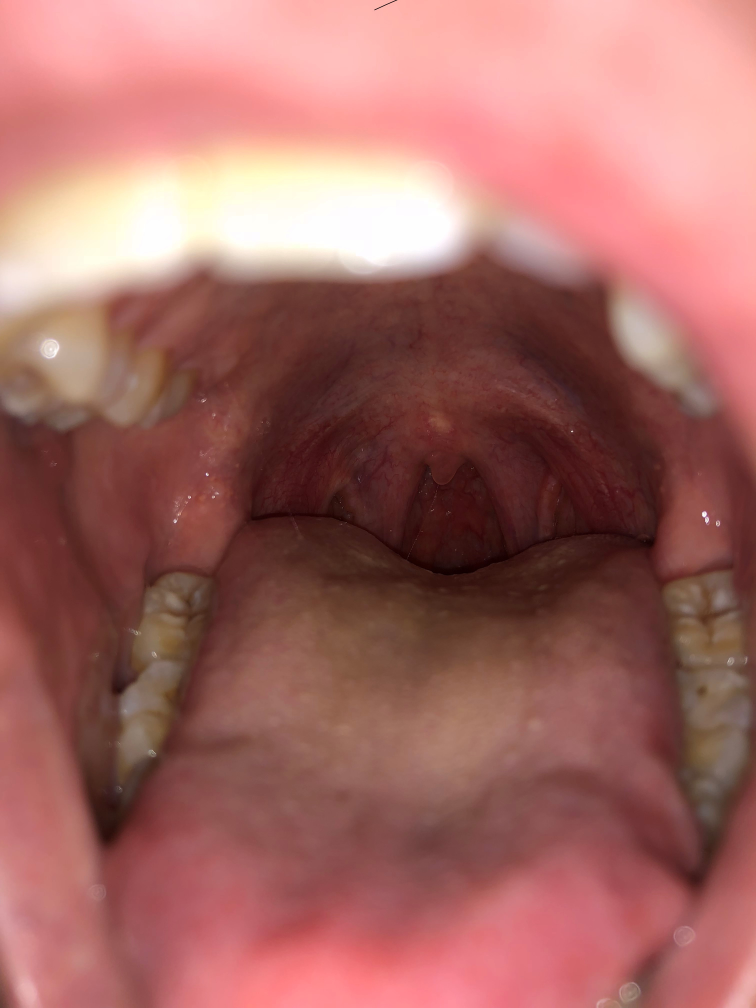
#> input picture Dataset/Test.jpg, 3024 x 4032 px (shown at 1/4 size)
$ python Propocess.py
#> lines starting #> are read from the running program, lines starting #| are printed output that depends on the picture
### Prepocess/image.py
#from pathlib import Path
import cv2
import numpy as np
#import sys

# [35 lines left out: functions gradient, divergence, erode_dilate, removeSmallComponents, not called in this run]

class Image(object):

    def __init__(self):
        """
            Class initializer.
        """
        self.img = None
        self.grayscaled = None
        self.height = 0
        self.width = 0
        self.channel_count = 0

    def open(self, img):
        """
            Opens an image with the name specified.
            Checks if the file exists before opening,
            and throws an error.
        """
#        path = Path(name)
#        if not path.is_file():
#            raise IOError("Could not open image!")

        self.img = img
        self.grayscaled = self.img[:,:,0]
        self.height, self.width, self.channel_count = self.img.shape

    def histogram_equalization(self):
        """
            Corrects over/under exposure in images by using
            histogram equalization.
        """
        img_channels = cv2.split(self.img)
        img_channels[0] = cv2.equalizeHist(img_channels[0])
        self.img = cv2.merge(img_channels)
        return self.img

    # [135 lines left out: functions imshow, edge_canny, gamma_trans_gray, balance_channel, balance_white, denoise_image and 1 more, not called in this run]


### Prepocess/Propocess.py
# -*- coding: utf-8 -*-
"""
Created on Sat Jul 20 13:53:05 2019

Process: EqualizeHist,Gamma,Canny

@author: Pi
"""
import numpy as np
import cv2
from matplotlib import pyplot as plt
from image import Image

def imshow_2(pic1, pic2, figure_name='Figure', name1='pic1', name2='pic2'):
    # %matplotlib qt5
    # show the result side by side
    plt.figure(figure_name)
    plt.subplot(2,2,1)
    plt.imshow(pic1)
    plt.title(name1)
    plt.subplot(2,2,2)
    plt.imshow(pic2)
    plt.title(name2)
    plt.show()

def FindGround(image):
    img_hist = image.histogram_equalization()
    img_gamma = image.gamma_trans_gray(gamma=0.2)
    mask, _ = image.edge_canny(thr_min=50, thr_max=100, thresh=150, struc=5, remove_threshold=400)

    # show the result side by side
    #img_RGB = cv2.cvtColor(image.img, cv2.COLOR_YUV2RGB)
    #imshow_2(pic1=img_RGB, pic2=mask)

    return mask

def FindM(image, mask):
    # Find the inside area
    cor = np.where(mask)
    cor_h = cor[0]
    cor_w = cor[1]
    cor_up = cor_h.min()
    cor_down = cor_h.max()
    cor_left = cor_w.min()
    cor_right = cor_w.max()
    Ground_len = cor_right - cor_left
    area = [cor_down-Ground_len//2, cor_down, cor_left, cor_right] # Up Down Left Right
    img_inside = image.img[area[0]:area[1], area[2]:area[3],:]
    img_inside_RGB = cv2.cvtColor(img_inside, cv2.COLOR_YUV2RGB)
    #imshow_1(pic=img_inside_RGB)
    mask_global = mask
    image_inside = Image()
    image_inside.open(img_inside)
    img_gamma = image_inside.gamma_trans_gray(gamma=3)
    mask, _ = image_inside.edge_canny(thr_min=50, thr_max=200, thresh=255, struc=4, remove_threshold=100)

    # show the result side by side
    img_RGB = cv2.cvtColor(image_inside.img, cv2.COLOR_YUV2RGB)
    imshow_2(pic1=img_RGB, pic2=mask)


image = Image()
image_name = '../Dataset/Test.jpg'
img_BGR = cv2.imread(image_name) # img is BGR
#> img_BGR is the input picture: shape (4032, 3024, 3); mean B, G, R 100.6, 105.8, 164.2
img_RGB = cv2.cvtColor(img_BGR, cv2.COLOR_BGR2RGB)
img_YUV = cv2.cvtColor(img_BGR, cv2.COLOR_BGR2YUV) # img is YUV
#> img_YUV: shape (4032, 3024, 3); mean of channels 0, 1, 2 122.7, 117.3, 164.4
image.open(img_YUV)
#> in open, `self.grayscaled = self.img[:,:,0]`:
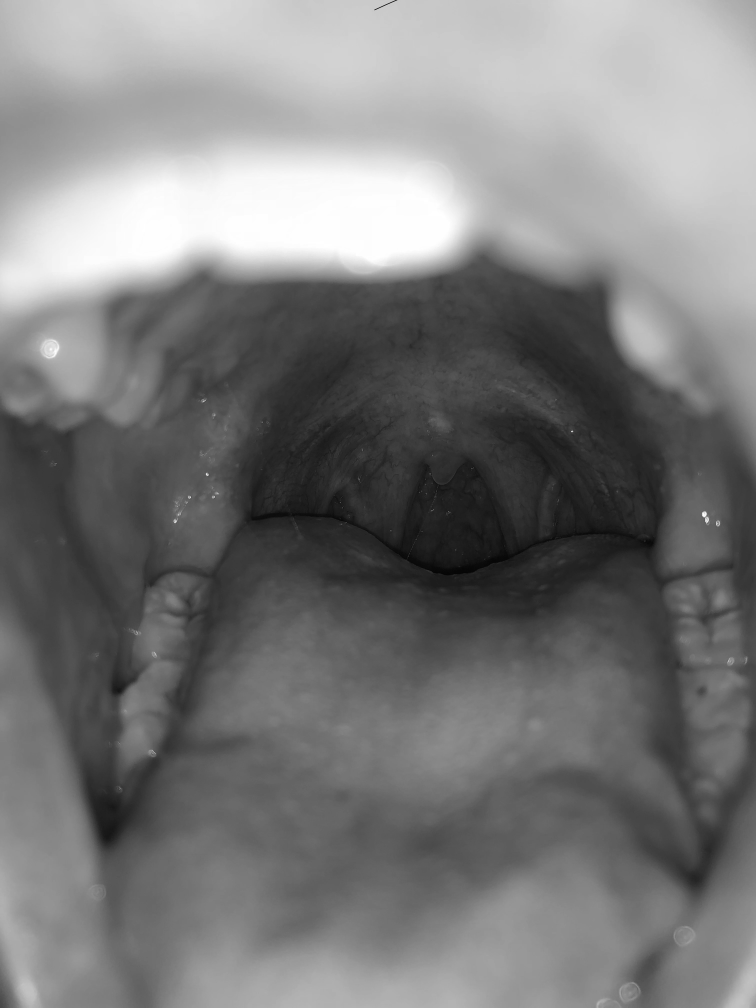
#> self.grayscaled: shape (4032, 3024) (shown at 1/4 size); min 4, max 255, mean 122.7
#> (the run stopped early here; a loop or call above may not have finished)

$ run again, with Dataset/rotated_50.jpg copied over Dataset/Test.jpg
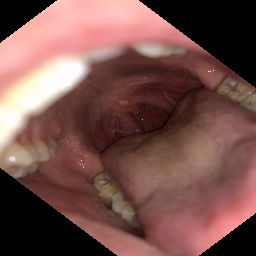
#> input picture Dataset/rotated_50.jpg, 256 x 256 px
#> img_BGR is the input picture: shape (256, 256, 3); mean B, G, R 76.1, 81.2, 118.1
#> img_YUV: shape (256, 256, 3); mean of channels 0, 1, 2 91.7, 120.4, 151.2
#> in open, `self.grayscaled = self.img[:,:,0]`:
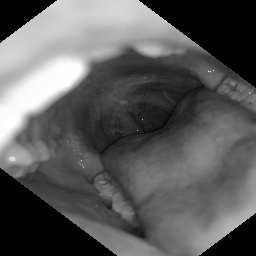
#> self.grayscaled: shape (256, 256); min 0, max 255, mean 91.7
